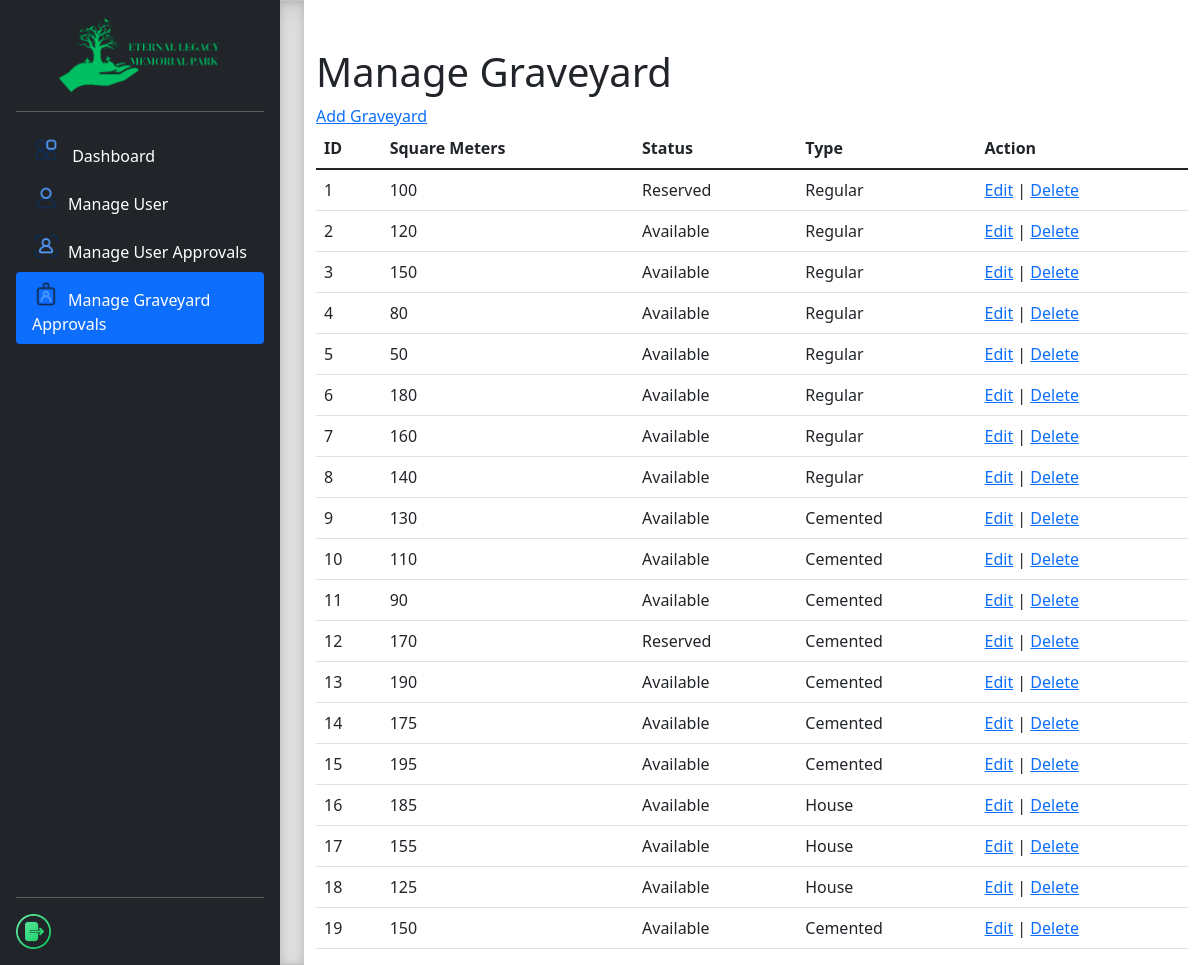
The page /EternalLegacy/admin/manage_graveyard.php (signed in) on the database its author committed.
### tables this page shows
CREATE TABLE `graves` (
  `id` int(11) NOT NULL,
  `square_meters` int(11) DEFAULT NULL,
  `status` varchar(20) DEFAULT 'Available',
  `image_path` varchar(255) DEFAULT NULL,
  `type` varchar(255) DEFAULT NULL
);

### EternalLegacy/admin/manage_graveyard.php (the view, shortened to what this page needs)
<?php
include('../config.php');
$sql = "SELECT id, square_meters, status, type FROM graves";
$result = mysqli_query($conn, $sql);
?>
<!doctype html>
<html lang="en">
  <head>
<link href="./assets/dist/css/bootstrap.min.css" rel="stylesheet">
    <link href="sidebars.css" rel="stylesheet">
  </head>
  <body>
  <main>
  <div class="d-flex flex-column flex-shrink-0 p-3 text-white bg-dark" style="width: 280px;">
    <a href="manager_dashboard.php" class="d-flex align-items-center mb-3 mb-md-0 me-md-auto text-white text-decoration-none">
    <img src="logo1.png" class="bi me-2" width="100%" height="100%">
    </a>
    <hr>
    <ul class="nav nav-pills flex-column mb-auto">
      <li class="nav-item">
        <a href="manager_dashboard.php" class="nav-link text-white" aria-current="page">
            <img src="dashboard.png" class="bi me-2" width="28" height="28" alt="Clickable Icon"> Dashboard</a>
      </li>
      <li>
        <a href="manage_user.php" class="nav-link text-white">
        <img src="manageuser.png" class="bi me-2" width="28" height="28" alt="Clickable Icon">Manage User</a>
      </li>
      <li>
        <a href="manage_approvals.php" class="nav-link text-white">
         <img src="approve.png" class="bi me-2" width="28" height="28" alt="Clickable Icon">Manage User Approvals</a>
      </li>
      <li>
        <a href="manage_graveyard.php" class="nav-link active">
        <img src="graveyard.png" class="bi me-2" width="28" height="28" alt="Clickable Icon">Manage Graveyard Approvals</a>
      </li>
    </ul>
    <hr>
    <a href="../logout.php"><img src="logout.png" width= "35" height="35" alt="Clickable Icon"></a>
  </div>
  <div class="b-example-divider"></div>
  <div class="container mt-5 table-responsive">
        <h1>Manage Graveyard</h1>
      <a href='add_grave.php'>Add Graveyard</a>
        <table class="table">
            <thead>
                <tr>
                    <th>ID</th>
                    <th>Square Meters</th>
                    <th>Status</th>
                    <th>Type</th>
                    <th>Action</th>
                </tr>
            </thead>
            <tbody>
                <?php
                while ($row = mysqli_fetch_assoc($result)) {
                    echo "<tr>";
                    echo "<td>" . $row['id'] . "</td>";
                    echo "<td>" . $row['square_meters'] . "</td>";
                    echo "<td>" . $row['status'] . "</td>";
                    echo "<td>" . $row['type'] . "</td>";
                    echo "<td>";
                    echo "<a href='edit_grave.php?id=" . $row['id'] . "'>Edit</a>";
                    echo " | ";
                    echo "<a href='delete_grave.php?id=" . $row['id'] . "' onclick='return confirm(\"Are you sure you want to delete this graveyard?\")'>Delete</a>";
                    echo "</td>";
                    echo "</tr>";
                }
                ?>
            </tbody>
        </table>
    </div>
</body>
</html>

### EternalLegacy/admin/sidebars.css (style rules this page uses)
body { min-height: 100vh; min-height: -webkit-fill-available; }
html { height: -webkit-fill-available; }
main { display: flex; flex-wrap: nowrap; height: 100vh; height: -webkit-fill-available; max-height: 100vh; overflow-x: auto; overflow-y: hidden; }
.b-example-divider { flex-shrink: 0; width: 1.5rem; height: 100vh; background-color: rgba(0, 0, 0, .1); border: solid rgba(0, 0, 0, .15); border-width: 1px 0; box-shadow: inset 0 .5em 1.5em rgba(0, 0, 0, .1), inset 0 .125em .5em rgba(0, 0, 0, .15); }
.bi { vertical-align: -.125em; pointer-events: none; fill: currentColor; }

### rows shown on the page
graves: id "1", square_meters "100", status "Reserved", type "Regular"
graves: id "2", square_meters "120", status "Available", type "Regular"
graves: id "3", square_meters "150", status "Available", type "Regular"
graves: id "4", square_meters "80", status "Available", type "Regular"
graves: id "5", square_meters "50", status "Available", type "Regular"
graves: id "6", square_meters "180", status "Available", type "Regular"
graves: id "7", square_meters "160", status "Available", type "Regular"
graves: id "8", square_meters "140", status "Available", type "Regular"
graves: id "9", square_meters "130", status "Available", type "Cemented"
graves: id "10", square_meters "110", status "Available", type "Cemented"
graves: id "11", square_meters "90", status "Available", type "Cemented"
graves: id "12", square_meters "170", status "Reserved", type "Cemented"
graves: id "13", square_meters "190", status "Available", type "Cemented"
graves: id "14", square_meters "175", status "Available", type "Cemented"
graves: id "15", square_meters "195", status "Available", type "Cemented"
graves: id "16", square_meters "185", status "Available", type "House"
graves: id "17", square_meters "155", status "Available", type "House"
graves: id "18", square_meters "125", status "Available", type "House"
graves: id "19", square_meters "150", status "Available", type "Cemented"
